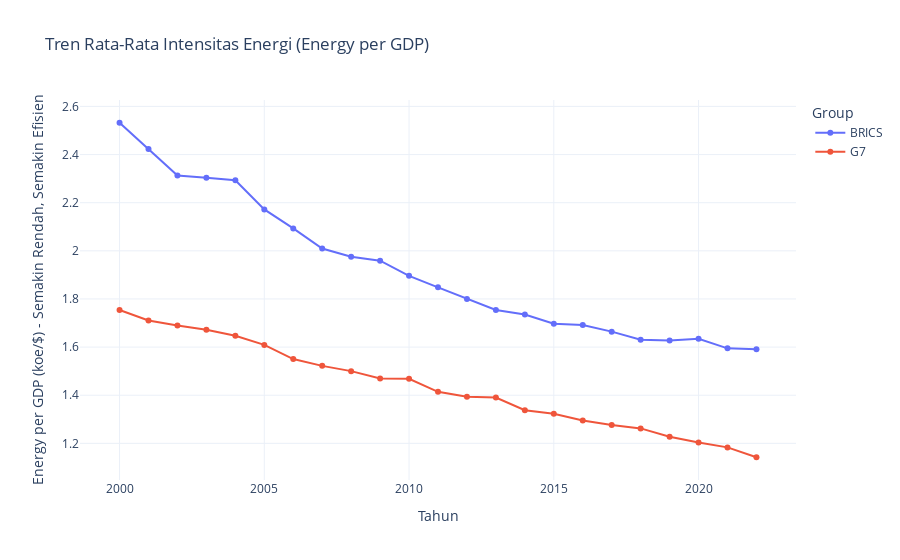

Notebook code for this chart:
### Code cell
# NARASI 3: EFISIENSI ENERGI (THE SUSTAINABILITY TEST)
# Bandingkan tren rata-rata efisiensi (energy_per_gdp)

print("\n--- Narasi 3: Tren Efisiensi Energi ---")

df_efficiency_trend = df_clean.groupby(['Group', 'year'])['energy_per_gdp'].mean().reset_index()

fig3 = px.line(
    df_efficiency_trend,
    x='year',
    y='energy_per_gdp',
    color='Group',
    title='Tren Rata-Rata Intensitas Energi (Energy per GDP)',
    labels={'energy_per_gdp': 'Energy per GDP (koe/$)', 'year': 'Tahun'},
    markers=True
)
fig3.update_layout(
    yaxis_title="Energy per GDP (koe/$) - Semakin Rendah, Semakin Efisien", 
    xaxis_title="Tahun"
)
fig3.show()

### Figure 1 — Plotly figure (JSON) as saved in the notebook; plotly's stock layout.template omitted (floating-point values rounded to 4 significant figures)
{"data": [{"hovertemplate": "Group=BRICS<br>Tahun=%{x}<br>Energy per GDP (koe/$)=%{y}<extra></extra>", "legendgroup": "BRICS", "line": {"color": "#636efa", "dash": "solid"}, "marker": {"symbol": "circle"}, "mode": "lines+markers", "name": "BRICS", "orientation": "v", "showlegend": true, "type": "scatter", "x": [2000, 2001, 2002, 2003, 2004, 2005, 2006, 2007, 2008, 2009, 2010, 2011, 2012, 2013, 2014, 2015, 2016, 2017, 2018, 2019, 2020, 2021, 2022], "xaxis": "x", "y": [2.532, 2.423, 2.313, 2.303, 2.293, 2.172, 2.093, 2.01, 1.976, 1.959, 1.896, 1.848, 1.8, 1.754, 1.736, 1.697, 1.692, 1.664, 1.631, 1.627, 1.634, 1.595, 1.591], "yaxis": "y"}, {"hovertemplate": "Group=G7<br>Tahun=%{x}<br>Energy per GDP (koe/$)=%{y}<extra></extra>", "legendgroup": "G7", "line": {"color": "#EF553B", "dash": "solid"}, "marker": {"symbol": "circle"}, "mode": "lines+markers", "name": "G7", "orientation": "v", "showlegend": true, "type": "scatter", "x": [2000, 2001, 2002, 2003, 2004, 2005, 2006, 2007, 2008, 2009, 2010, 2011, 2012, 2013, 2014, 2015, 2016, 2017, 2018, 2019, 2020, 2021, 2022], "xaxis": "x", "y": [1.754, 1.711, 1.69, 1.672, 1.647, 1.609, 1.55, 1.522, 1.5, 1.469, 1.468, 1.414, 1.394, 1.39, 1.338, 1.323, 1.295, 1.276, 1.262, 1.227, 1.203, 1.183, 1.142], "yaxis": "y"}], "layout": {"legend": {"title": {"text": "Group"}, "tracegroupgap": 0}, "title": {"text": "Tren Rata-Rata Intensitas Energi (Energy per GDP)"}, "xaxis": {"anchor": "y", "domain": [0, 1], "title": {"text": "Tahun"}}, "yaxis": {"anchor": "x", "domain": [0, 1], "title": {"text": "Energy per GDP (koe/$) - Semakin Rendah, Semakin Efisien"}}}}
